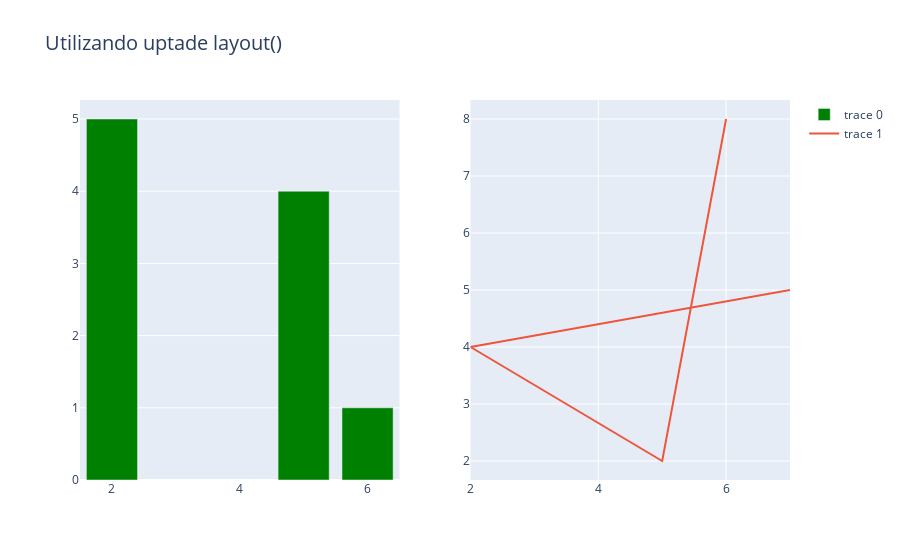

Write notebook code for a chart like this one.
### Code cell
fig = make_subplots(rows=1, cols=2)

fig.add_trace(go.Bar(y=[1, 4, 5], x=[6, 5, 2], marker_color="green"), row=1, col=1)
fig.add_trace(go.Scatter(y=[8, 2, 4, 5], x=[6, 5, 2, 7], mode="lines"), row=1, col=2)

fig.update_layout(title_text="Utilizando uptade layout()", title_font_size=20)

fig.show()

### Figure 1 — Plotly figure (JSON) as saved in the notebook; plotly's stock layout.template omitted (floating-point values rounded to 4 significant figures)
{"data": [{"marker": {"color": "green"}, "type": "bar", "x": [6, 5, 2], "xaxis": "x", "y": [1, 4, 5], "yaxis": "y"}, {"mode": "lines", "type": "scatter", "x": [6, 5, 2, 7], "xaxis": "x2", "y": [8, 2, 4, 5], "yaxis": "y2"}], "layout": {"title": {"font": {"size": 20}, "text": "Utilizando uptade layout()"}, "xaxis": {"anchor": "y", "domain": [0, 0.45]}, "xaxis2": {"anchor": "y2", "domain": [0.55, 1]}, "yaxis": {"anchor": "x", "domain": [0, 1]}, "yaxis2": {"anchor": "x2", "domain": [0, 1]}}}
